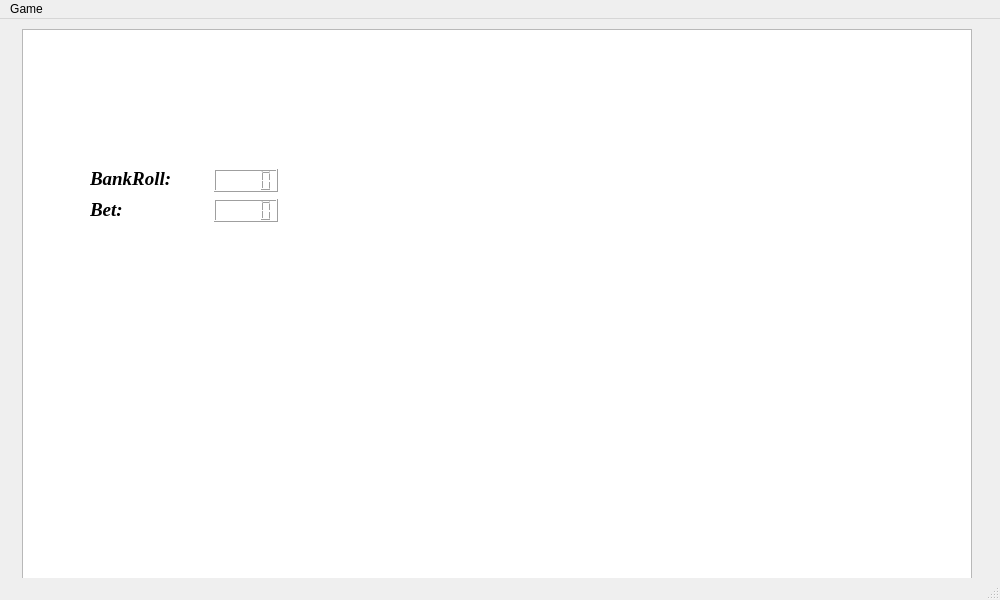
<?xml version="1.0" encoding="UTF-8"?>
<ui version="4.0">
 <class>MainWindow</class>
 <widget class="QMainWindow" name="MainWindow">
  <property name="geometry">
   <rect>
    <x>0</x>
    <y>0</y>
    <width>1000</width>
    <height>600</height>
   </rect>
  </property>
  <property name="maximumSize">
   <size>
    <width>1000</width>
    <height>600</height>
   </size>
  </property>
  <property name="windowTitle">
   <string>PokerGame</string>
  </property>
  <widget class="QWidget" name="centralWidget">
   <widget class="QGraphicsView" name="graphicsView">
    <property name="geometry">
     <rect>
      <x>22</x>
      <y>10</y>
      <width>950</width>
      <height>570</height>
     </rect>
    </property>
    <property name="maximumSize">
     <size>
      <width>950</width>
      <height>570</height>
     </size>
    </property>
    <property name="verticalScrollBarPolicy">
     <enum>Qt::ScrollBarAlwaysOff</enum>
    </property>
    <property name="horizontalScrollBarPolicy">
     <enum>Qt::ScrollBarAlwaysOff</enum>
    </property>
    <property name="sizeAdjustPolicy">
     <enum>QAbstractScrollArea::AdjustToContentsOnFirstShow</enum>
    </property>
   </widget>
   <widget class="QLabel" name="bkLabel">
    <property name="geometry">
     <rect>
      <x>90</x>
      <y>150</y>
      <width>91</width>
      <height>20</height>
     </rect>
    </property>
    <property name="font">
     <font>
      <family>Times New Roman</family>
      <pointsize>14</pointsize>
      <weight>75</weight>
      <italic>true</italic>
      <bold>true</bold>
     </font>
    </property>
    <property name="text">
     <string>BankRoll:</string>
    </property>
    <property name="scaledContents">
     <bool>false</bool>
    </property>
   </widget>
   <widget class="QLabel" name="betLabel">
    <property name="geometry">
     <rect>
      <x>90</x>
      <y>180</y>
      <width>101</width>
      <height>20</height>
     </rect>
    </property>
    <property name="font">
     <font>
      <family>Times New Roman</family>
      <pointsize>14</pointsize>
      <weight>75</weight>
      <italic>true</italic>
      <bold>true</bold>
     </font>
    </property>
    <property name="text">
     <string>&lt;html&gt;&lt;head/&gt;&lt;body&gt;&lt;p&gt;Bet:&lt;/p&gt;&lt;/body&gt;&lt;/html&gt;</string>
    </property>
   </widget>
   <widget class="QLCDNumber" name="bkLCD">
    <property name="geometry">
     <rect>
      <x>214</x>
      <y>150</y>
      <width>64</width>
      <height>23</height>
     </rect>
    </property>
   </widget>
   <widget class="QLCDNumber" name="betLCD">
    <property name="geometry">
     <rect>
      <x>214</x>
      <y>180</y>
      <width>64</width>
      <height>23</height>
     </rect>
    </property>
   </widget>
  </widget>
  <widget class="QStatusBar" name="statusBar"/>
  <widget class="QMenuBar" name="menuBar">
   <property name="geometry">
    <rect>
     <x>0</x>
     <y>0</y>
     <width>1000</width>
     <height>21</height>
    </rect>
   </property>
   <widget class="QMenu" name="menuGame">
    <property name="title">
     <string>Game</string>
    </property>
    <addaction name="actionNew_Game"/>
    <addaction name="actionSave"/>
    <addaction name="actionLoad_Game"/>
    <addaction name="separator"/>
    <addaction name="actionExit"/>
   </widget>
   <addaction name="menuGame"/>
  </widget>
  <action name="actionNew_Game">
   <property name="text">
    <string>New Game</string>
   </property>
  </action>
  <action name="actionSave">
   <property name="text">
    <string>Save Bank Roll</string>
   </property>
  </action>
  <action name="actionLoad_Game">
   <property name="text">
    <string>Load Bank Roll</string>
   </property>
  </action>
  <action name="actionExit">
   <property name="text">
    <string>Exit</string>
   </property>
  </action>
 </widget>
 <layoutdefault spacing="6" margin="11"/>
 <resources/>
 <connections/>
</ui>
